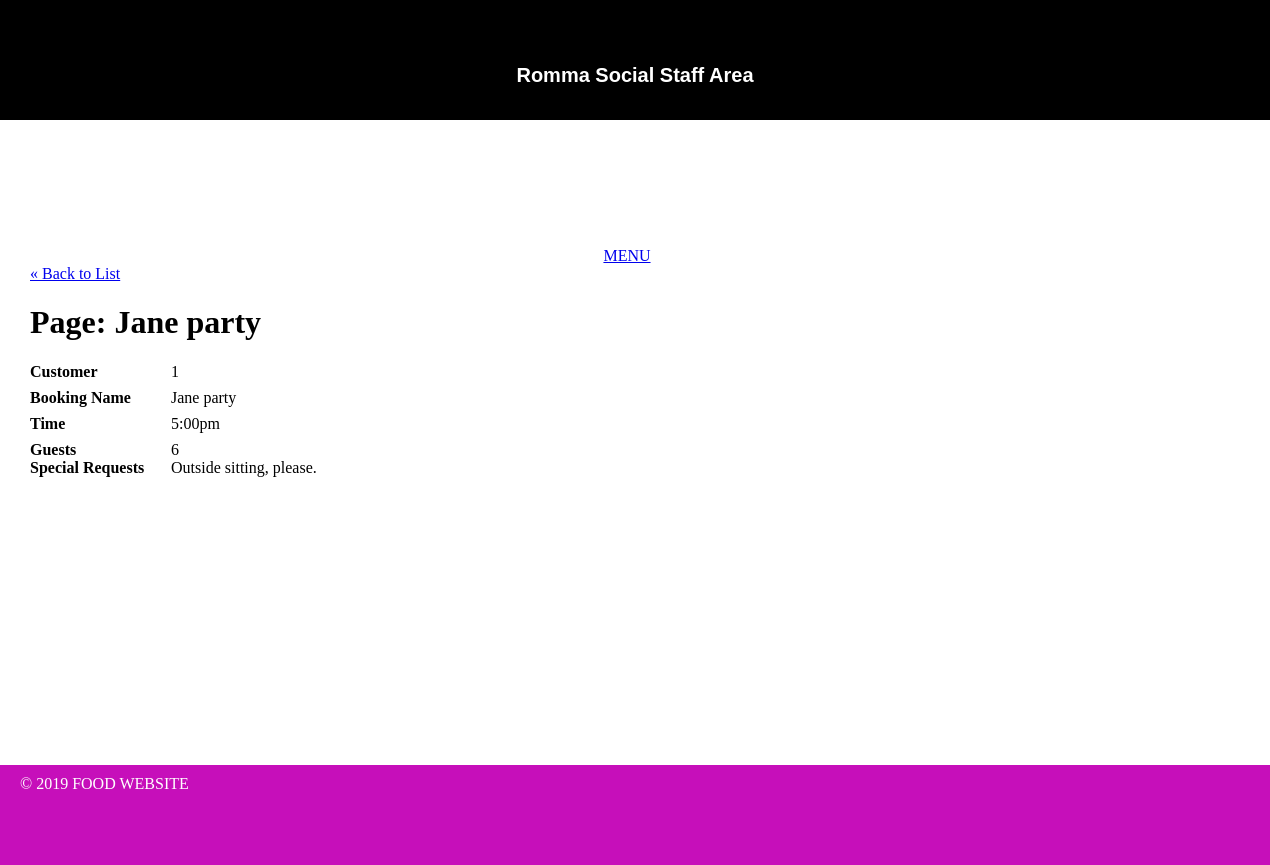
The app's page /romma_social/public/staff/booking/show.php?id=1 with its own data.
### tables this page shows
CREATE TABLE `booking` (
  `bookingID` int(11) NOT NULL,
  `customerID` int(11) NOT NULL,
  `booking_name` varchar(255) DEFAULT NULL,
  `booking_time` varchar(255) DEFAULT NULL,
  `guests` varchar(10) DEFAULT NULL,
  `special_requests` varchar(255) DEFAULT NULL
);

### romma_social/private/functions.php (called while the page is built, shortened)
<?php
function url_for($script_path) {
  return WWW_ROOT . $script_path;
}
function h($string="") {
  return htmlspecialchars($string);
}
?>

### romma_social/private/query_functions.php (called while the page is built, shortened)
<?php
  function find_booking_by_id($id) {
    global $db;
    $sql = "SELECT * FROM booking ";
    $sql .= "WHERE bookingID='" . $id . "'";
    $result = mysqli_query($db, $sql);
    $booking = mysqli_fetch_assoc($result);
    return $booking;
  }
?>

### romma_social/public/staff/booking/show.php (the view, shortened to what this page needs)
<?php
$id = $_GET['id'];
$booking = find_booking_by_id($id);
?>
<?php include(SHARED_PATH . '/staff_header.php'); ?>
<div id="content">
  <a class="back-link" href="<?php echo url_for('/staff/booking/index.php'); ?>">&laquo; Back to List</a>
  <div class="booking show">
    <h1>Page: <?php echo h($booking['booking_name']); ?></h1>
    <div class="attributes">
      <?php $booking = find_booking_by_id($id); ?>
      <dl>
        <dt>Customer</dt>
        <dd><?php echo h($booking['customerID']); ?></dd>
      </dl>
      <dl>
        <dt>Booking Name</dt>
        <dd><?php echo h($booking['booking_name']); ?></dd>
      </dl>
      <dl>
        <dt>Time</dt>
        <dd><?php echo h($booking['booking_time']); ?></dd>
      </dl>
	  <dt>Guests</dt>
        <dd><?php echo h($booking['guests']); ?></dd>
      <dl>
        <dt>Special Requests</dt>
        <dd><?php echo h($booking['special_requests']); ?></dd>
      </dl>
    </div>
  </div>
</div>
<?php include(SHARED_PATH . '/staff_footer.php'); ?>

### romma_social/public/stylesheets/staff.css (style rules this page uses)
html { height: 100%; width: 100%; }
body { height: 100%; width: 100%; margin: 0; padding: 0; }
#content { width: 100%; min-height: 500px; padding: 0 30px; }
dl { clear: both; overflow: hidden; margin: 0.5em 0; }
dt { float: left; font-weight: bold; width: 125px; }
dd { float: left; margin-left: 1em; }

### records on screen
booking: booking_name "Jane party", customerID "1", booking_time "5:00pm", guests "6", special_requests "Outside sitting, please."
